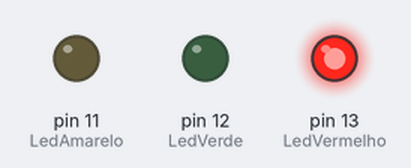
This sketch was run on a simulated Arduino Uno, built with avr-gcc and run on an emulated ATmega328P. Shown: output pins drawn as LEDs (lit = HIGH).

Above: at 0.5 s.
At 2.5 s:
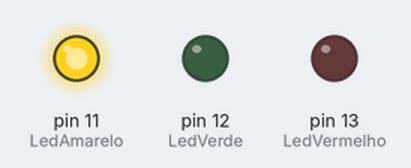
At 3.5 s:
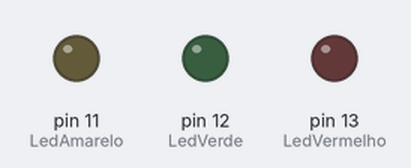
At 4.5 s:
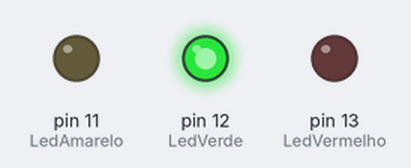
Timing chart, 0 to 7.8 s (numbered marks = the images above):
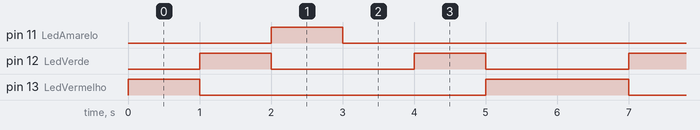

Measured:
- by itself, pin 11 (LedAmarelo): alternates HIGH for 1.0 s and LOW for 5.0 s
- by itself, pin 12 (LedVerde): alternates HIGH for 1.0 s and LOW for 2.0 s
- by itself, pin 13 (LedVermelho): repeats every 6.0 s: LOW 4.0 s, HIGH 2.0 s

The sketch:

Exemplo-9-Funcoes.ino
```cpp
/*
Exemplo de utilização de funções
*/

// pino do led vermelho
const int LedVermelho = 13 ;
const int LedVerde = 12;
int LedAmarelo = 11;

int velocidade = 1000;
/*
boolean: valor verdadeiro (true) ou falso (false)
char: um caractere
int: número inteiro
float: número real
string: sequência de caracteres
void: tipo vazio (não tem tipo)
*/
void setup()
{
  pinMode(LedVermelho, OUTPUT);
  pinMode(LedVerde, OUTPUT);
  pinMode(LedAmarelo, OUTPUT);
}

void loop()
{
  ControlaVermelho();
  ControlaVerde();
  ControlaAmarelo();
  ControlaVerde();
  ControlaVermelho();
}

void ControlaVermelho(){
  //LedVermelho
  digitalWrite(LedVermelho, HIGH);
  delay(velocidade);
  digitalWrite(LedVermelho, LOW);
}

void ControlaVerde(){
  //LedVerde
  digitalWrite(LedVerde, HIGH);
  delay(velocidade);
  digitalWrite(LedVerde, LOW);
}

void ControlaAmarelo(){
  //LedAmarelo
  digitalWrite(LedAmarelo, HIGH);
  delay(velocidade);
  digitalWrite(LedAmarelo, LOW);
  delay(velocidade);
}
```
